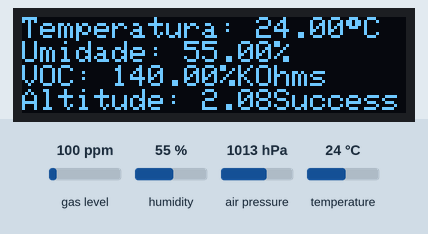
Bench run of a sketch on a simulated ESP32. On the bench: 128×32 one-colour display. Inputs (shaded band) come from the test bench; at power-on: gas level 100 ppm, humidity 55 %, air pressure 1013 hPa, temperature 24 °C. What the sketch prints to the serial monitor is not drawn.

Above: at 2.9 s.
3.0 s: gas level set to 20 ppm
5.8 s: humidity set to 22 %
At 6.8 s:
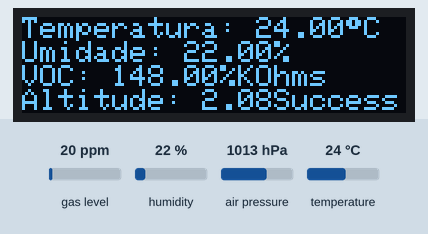
8.0 s: air pressure set to 952 hPa
At 9.9 s:
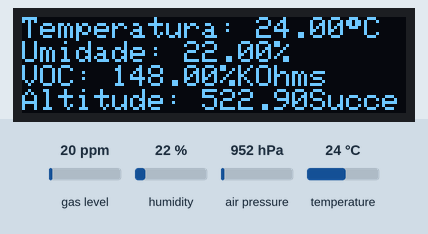
10.2 s: temperature set to 12 °C
At 11.8 s:
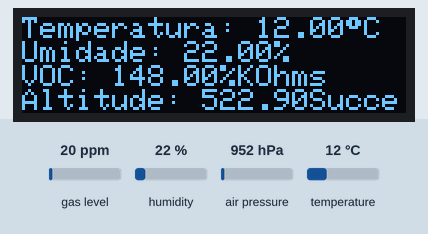
12.3 s: gas level set to 250 ppm
At 13.6 s:
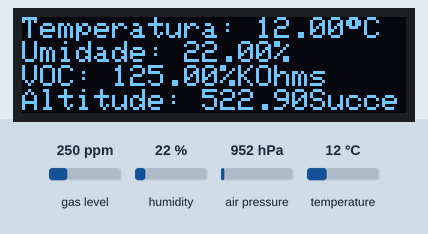
Timing chart, 0 to 15.3 s (numbered marks = the images above; inputs shaded):
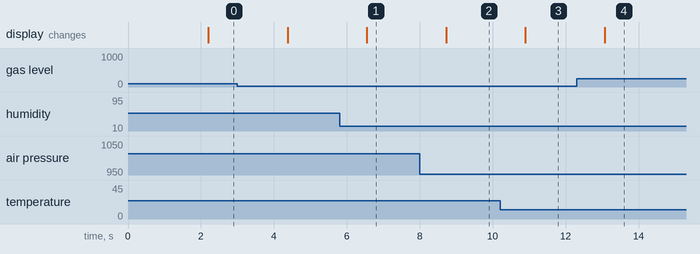

The sketch:

bme_exemplo.ino
```cpp
#include "Adafruit_SSD1306.h"
#include "Adafruit_BME680.h"

// Define o tamanho do display OLED
#define SCREEN_WIDTH 128
#define SCREEN_HEIGHT 32

#define SEALEVELPRESSURE_HPA (1013.25)

// Inidicaliza o sensor e o display
Adafruit_BME680 bme;
Adafruit_SSD1306 display(SCREEN_WIDTH, SCREEN_HEIGHT, &Wire, -1);

void setup() {
  //Velocidade do monitor serial
  Serial.begin(115200);
  // Pinos do barramento I2C
  Wire.begin(3, 2);

   // Verifica estado de inicialização do display, acusa falha em caso de erro
  if (!display.begin(SSD1306_SWITCHCAPVCC, 0, false, true)) {
    Serial.println(F("Falha ao inicializar o SSD1306"));
    for (;;)
      ;
  }

  if (!bme.begin()) {
    Serial.println(F("Could not find a valid BME680 sensor, check wiring!"));
    while (1);
  }

  // Ajusta os filtros da biblioteca do sensor
  bme.setTemperatureOversampling(BME680_OS_8X);
  bme.setHumidityOversampling(BME680_OS_2X);
  bme.setPressureOversampling(BME680_OS_4X);
  bme.setIIRFilterSize(BME680_FILTER_SIZE_3);
  bme.setGasHeater(320, 150); // 320*C for 150 ms

  // Limpe o buffer do display
  display.clearDisplay();

  // Configuração do texto
  display.setTextSize(1.5);             // Tamanho do texto (1 = 6x8 pixels)
  display.setTextColor(SSD1306_WHITE);  // Cor do texto
}

void loop() {
  // Tempo entre cada medida
  delay(2000);


  // BME680 inicia o processo de amostragem
  unsigned long endTime = bme.beginReading();
  if (endTime == 0) {
    Serial.println(F("Falha ao obter medicao"));
    return;
  }
  Serial.print(F("Medicao comecou em: "));
  Serial.print(millis());
  Serial.print(F(" e terminou em "));
  Serial.println(endTime);

  if (!bme.endReading()) {
    Serial.println(F("Falha com completar medicao"));
    return;
  }

  Serial.print(F("Temperatura = "));
  Serial.print(bme.temperature);
  Serial.println(F(" *C"));

  Serial.print(F("Pressão = "));
  Serial.print(bme.pressure / 100.0);
  Serial.println(F(" hPa"));

  Serial.print(F("Umidade = "));
  Serial.print(bme.humidity);
  Serial.println(F(" %"));

  Serial.print(F("Gas = "));
  Serial.print(bme.gas_resistance / 1000.0);
  Serial.println(F(" KOhms"));

  Serial.print(F("Altitude aproximada = "));
  Serial.print(bme.readAltitude(SEALEVELPRESSURE_HPA));
  Serial.println(F(" m"));

  Serial.println();

  // Formata o dados para exibir no display
  char tempString[25];
  sprintf(tempString, "Temperatura: %.2f%cC", bme.temperature, (char)247);
  char humString[20];
  sprintf(humString, "Umidade: %.2f%%", bme.humidity);
  char gasString[20];
  sprintf(gasString, "VOC: %.2lf%KOhms", bme.gas_resistance / 1000.0);
  char alt[20];
  sprintf(alt, "Altitude: %.2f% m", bme.readAltitude(SEALEVELPRESSURE_HPA));

  // Limpa o buffer do display
  display.clearDisplay();
  // Posição inicial do cursor no display
  display.setCursor(0, 0);

  //Envia novos dados ao buffer do display
  display.println(tempString);
  display.println(humString);
  display.println(gasString);
  display.println(alt);


  // Atualiza o display para mostrar os dados no buffer
  display.display();
}
```

Measured:
- after the input at 5.8 s, the display: changes after 0.75 s (image 1)
- after the input at 8.0 s, the display: changes after 0.72 s (image 2)
- after the input at 10.2 s, the display: changes after 0.69 s (image 3)
- after the input at 12.3 s, the display: changes after 0.77 s (image 4)
